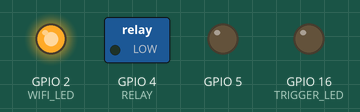
Recording of a sketch running on a simulated ESP8266 (NodeMCU). Parts: switched loads named in the sketch (green lamp = pin HIGH), output pins drawn as LEDs (lit = HIGH). WiFi joins after 1.5 s; servers stay silent unless stated; not simulated (calls return 0 or success): Secrets.h.

Above: at 0.1 s.
At 3.1 s:
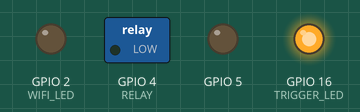
At 6.1 s:
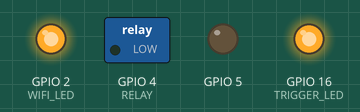
Timing chart, 0 to 7.6 s (numbered marks = the images above):
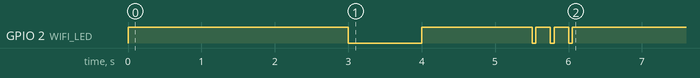

The sketch:

Garage.ino
```cpp
#include <ESP8266WebServer.h>
#include <ESP8266WiFi.h>
#include <WiFiClient.h>

#include "WifiStuff.h"
#include "Constants.h"
#include "WebServer.h"
#include "LedStuff.h"

const char* ssid = STASSID;
const char* password = STAPSK;
bool disconnectTrigger = false;
wl_status_t previousWifiStatus = WL_CONNECTED; // initially set to be connected to the first real disconnect status triggers a blink


void setup(void) {
  // setup outputs and initial state
  pinMode(RELAY, OUTPUT);
  pinMode(WIFI_LED, OUTPUT);
  pinMode(TRIGGER_LED, OUTPUT);
  pinMode(5, OUTPUT);
  digitalWrite(RELAY, RELAY_OFF);
  digitalWrite(5, RELAY_OFF);
  digitalWrite(WIFI_LED, LED_OFF);
  digitalWrite(TRIGGER_LED, LED_OFF);

  // allow serial connections
  Serial.begin(74880);
  blinkTriggerLed(3000); // pause to allow serial connection

  // the wifi manager (wm) creates a new server instance every time it needs to perform a new connection.
  // instead of trying to worry about when it does this and making sure we attach our routes correctly,
  // we can simply add a callback to when a new instance is created!
  wm.setWebServerCallback([]() {
    setupWebServer();
    setupOta();
  });

  setupWifi();
}


void loop(void) {
  wl_status_t wifiStatus = WiFi.status();
  if (wifiStatus != WL_CONNECTED) {
    if (previousWifiStatus == WL_CONNECTED) { // a disconnect just happened
      blinkWifiLed(1000); // long pause to show portal is being activated
      blinkingWifiStart(); // enable intermittent blinks to show portal is active
      wm.autoConnect(APSSID, APPSK); // try to let a connection be configured
    }
  } else if (previousWifiStatus != WL_CONNECTED) { // did a connection just happen?
    // connected to AP!
    blinkingWifiStop(); // stop the intermittent blinking

    // successful blink pattern
    blinkWifiLed(50);
    delay(200);
    blinkWifiLed(50);
    delay(200);
    blinkWifiLed(50);
    delay(200);

    // allow configuration to happen even after connection is made
    wm.startWebPortal();
  }
  previousWifiStatus = wifiStatus;
  wm.process(); // wm must always be running since its server is used for everything
}
```

Constants.h
```cpp
#ifndef GARAGE_CONSTANTS
#define GARAGE_CONSTANTS // only allows constants to be set once

#include "Secrets.h"
#define WIFI_LED 2 // builtin blue LED is GPIO2
#define TRIGGER_LED 16 // builtin red LED is GPIO16
#define LED_ON LOW
#define LED_OFF HIGH
#define RELAY 4
#define RELAY_ON HIGH
#define RELAY_OFF LOW

#endif
```

LedStuff.h
```cpp
#ifndef GARAGE_LED_STUFF
#define GARAGE_LED_STUFF

#include <Ticker.h>

#include "Constants.h"

void blinkWifiLed (unsigned long timeOn) {
    digitalWrite(WIFI_LED, LED_ON);
    delay(timeOn);
    digitalWrite(WIFI_LED, LED_OFF);
}

void blinkTriggerLed (unsigned long timeOn) {
    digitalWrite(TRIGGER_LED, LED_ON);
    delay(timeOn);
    digitalWrite(TRIGGER_LED, LED_OFF);
}

Ticker wifiBlinker;
void wifiBlinkerFn () {
    if (millis() % 3000 < 50) {
        digitalWrite(WIFI_LED, LED_ON);
    } else {
        digitalWrite(WIFI_LED, LED_OFF);
    }
}
void blinkingWifiStart () {
    wifiBlinker.attach(.05, wifiBlinkerFn); // run fn every 50ms
}
void blinkingWifiStop () {
    wifiBlinker.detach();
}

#endif
```

WebServer.h
```cpp
#ifndef GARAGE_WEBSERVER
#define GARAGE_WEBSERVER

#include <ESP8266WebServer.h>
#include <ESP8266WiFi.h>
#include <WiFiClient.h>
#include "Constants.h"

bool otaEnabled = false;
const char* otaIndex = "<form method='POST' action='/ota-post' enctype='multipart/form-data'>Send .bin file: <input type='file' name='update'><input type='submit' value='Update'></form>";

void handleOtaForm() {
  if (otaEnabled) {
    wm.server->sendHeader("Connection", "close");
    wm.server->send(200, "text/html", otaIndex);
  } else {
    wm.server->send(400, "text/plain", "OTA is disabled");
  }
}

void setupWebServer () {
  wm.server->on("/ota", handleOtaForm);

  wm.server->on("/trigger", []() { // hit this route to cause a momentary activation of the relay
    // momentary activation
    digitalWrite(RELAY, RELAY_ON);
    digitalWrite(TRIGGER_LED, LED_ON);
    delay(100);
    // deactivate
    digitalWrite(RELAY, RELAY_OFF);
    digitalWrite(TRIGGER_LED, LED_OFF);

    wm.server->send(200, "application/json", "{\"message\": \"ok\", \"success\": true}");
  });
}

void setupOta () {
  otaEnabled = true;

  wm.server->on("/ota-post", HTTP_POST, []() {
    wm.server->sendHeader("Connection", "close");
    wm.server->send(200, "text/plain", (Update.hasError()) ? "FAIL" : "OK");
    ESP.restart();
  }, []() {
    HTTPUpload& upload = wm.server->upload();
    if (upload.status == UPLOAD_FILE_START) {
      Serial.setDebugOutput(true);
      Serial.printf("Update: %s\n", upload.filename.c_str());
      uint32_t maxSketchSpace = (ESP.getFreeSketchSpace() - 0x1000) & 0xFFFFF000;
      if (!Update.begin(maxSketchSpace)) { //start with max available size
        Update.printError(Serial);
      }
    } else if (upload.status == UPLOAD_FILE_WRITE) {
      if (Update.write(upload.buf, upload.currentSize) != upload.currentSize) {
        Update.printError(Serial);
      }
    } else if (upload.status == UPLOAD_FILE_END) {
      if (Update.end(true)) { //true to set the size to the current progress
        Serial.printf("Update Success: %u\nRebooting...\n", upload.totalSize);
      } else {
        Update.printError(Serial);
      }
      Serial.setDebugOutput(false);
    }
    yield();
  });
}

#endif
```

WifiStuff.h
```cpp
#ifndef GARAGE_WIFI_STUFF
#define GARAGE_WIFI_STUFF

#include <WiFiManager.h> // https://github.com/tzapu/WiFiManager

#include "Constants.h"
#include "LedStuff.h"

WiFiManager wm;
bool autoConnecting = false;

void activatePortal () {

  wm.startConfigPortal(APSSID, APPSK);
}

bool portalDeactivated = false;
// void deactivatePortal () {
//   blinkingWifiStop();
//   portalDeactivated = true;
//   portalRunning = false;

//   // cannot stop it if its not running.. which it isn't after a successful connection
//   // wm.stopConfigPortal();
// }

void setupWifi () {
  // by default, wm will try to start as an AP. This will make it try to connect to a saved wifi network (if one exists)
  WiFi.mode(WIFI_STA);

  // normally wifi config is loaded from flash. resetSettings would wipe it, for dev purposes
  // wm.resetSettings();

  // normally wm will run once during setup and then stop once connected to wifi.
  // we want to use the wm to also serve our custom pages since it already binds to port 80.
  // to do this, we need to keep wm running, and non-blocking.
  // wm process will need to be called in loop() to handle requests.
  wm.setConfigPortalBlocking(false);

  wm.startWebPortal(); // this creates the server instance
}

// bool loopWifiManager () {


//   // watchdog will bite me if I do this in deactivatePortal()
//   if (portalDeactivated) {
//     portalDeactivated = false;
//     blinkWifiLed(50);
//     delay(200);
//     blinkWifiLed(50);
//     delay(200);
//     blinkWifiLed(50);
//     delay(200);
//   }
//   return portalRunning;
// }

#endif
```
